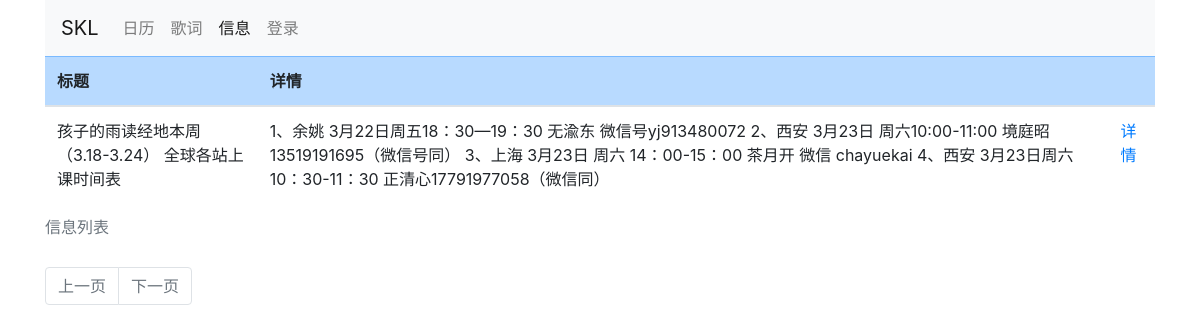
The app's page /wjsc/contacts with its own data.
### app/models.py (models this page shows)
class Contact(db.Model):
    id = db.Column(db.Integer, primary_key=True)
    title = db.Column(db.String(500))
    detail = db.Column(db.Text)
    type = db.Column(db.Integer)

### app/wjsc/routes.py (the view)
@bp.route('/', methods=['POST', 'GET'])
@bp.route('/contacts', methods=['POST', 'GET'])
def contacts():
    page = request.args.get('page', 1, type=int)
    pagination = Contact.query.order_by(Contact.id).paginate(page, 10, False)
    return render_template('wjsc/contacts.html', title=u'联系信息', contacts=pagination.items, pagination=pagination)

### app/templates/wjsc/contacts.html (shortened to what this page needs)
{% extends 'base.html' %}
{% from 'bootstrap/pagination.html' import render_pager %}
{% block content %}
    <table class="table table-hover">
        <caption>信息列表</caption>
        <thead class="table-primary">
        <tr>
            <th scope="col">标题</th>
            <th scope="col">详情</th>
            <th scope="col"></th>
        </tr>
        </thead>
        <tbody>
        {% for contact in contacts %}
            <tr>
                <td class="col-text-center">{{ contact.title }}</td>
                <td class="col-text-center">{{ contact.detail }}</td>
                <td><a href="{{ url_for('wjsc.contact', id=contact.id) }}">详情</a></td>
            </tr>
        {% endfor %}
        </tbody>
    </table>
    {{ render_pager(pagination, prev='上一页', next='下一页', align='right') }}
{% endblock %}

### records on screen
Contact: title "孩子的雨读经地本周（3.18-3.24） 全球各站上课时间表", detail "1、余姚 3月22日周五18：30—19：30 无渝东 微信号yj913480072 2、西安 3月23日 周六10:00-11:00 境庭昭 13519191695（微信号同） 3、上海 3月23日 周六 14：00-15：00 茶月开 微信 chayuekai 4、西安 3月23日周六10：30-11：30 正清心17791977058（微信同）"

### other values on screen
{{ render_nav_item('rili.index', '日历') }} "日历"
{{ render_nav_item('lyric.index', '歌词') }} "歌词"
{{ render_nav_item('wjsc.contacts', '信息') }} "信息"
{{ render_nav_item('wjsc.login', '登录') }} "登录"
{{ render_pager(pagination, prev='上一页', next='下一页', align='right') }} "上一页 下一页"
